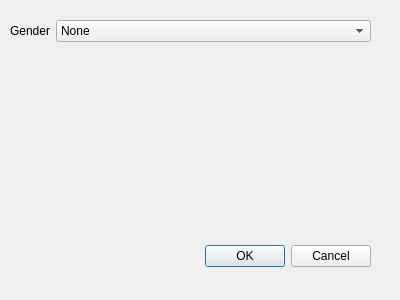
<?xml version="1.0" encoding="UTF-8"?>
<ui version="4.0">
 <class>FilterCustomerDialog</class>
 <widget class="QDialog" name="FilterCustomerDialog">
  <property name="geometry">
   <rect>
    <x>0</x>
    <y>0</y>
    <width>400</width>
    <height>300</height>
   </rect>
  </property>
  <property name="windowTitle">
   <string>Dialog</string>
  </property>
  <widget class="QDialogButtonBox" name="buttonBox">
   <property name="geometry">
    <rect>
     <x>30</x>
     <y>240</y>
     <width>341</width>
     <height>32</height>
    </rect>
   </property>
   <property name="orientation">
    <enum>Qt::Horizontal</enum>
   </property>
   <property name="standardButtons">
    <set>QDialogButtonBox::Cancel|QDialogButtonBox::Ok</set>
   </property>
  </widget>
  <widget class="QWidget" name="formLayoutWidget">
   <property name="geometry">
    <rect>
     <x>10</x>
     <y>20</y>
     <width>361</width>
     <height>221</height>
    </rect>
   </property>
   <layout class="QFormLayout" name="formLayout_3">
    <item row="0" column="0">
     <widget class="QLabel" name="genderLabel">
      <property name="text">
       <string>Gender</string>
      </property>
     </widget>
    </item>
    <item row="0" column="1">
     <widget class="QComboBox" name="gender">
      <item>
       <property name="text">
        <string>None</string>
       </property>
      </item>
      <item>
       <property name="text">
        <string>Male</string>
       </property>
      </item>
      <item>
       <property name="text">
        <string>Female</string>
       </property>
      </item>
     </widget>
    </item>
   </layout>
  </widget>
 </widget>
 <resources/>
 <connections>
  <connection>
   <sender>buttonBox</sender>
   <signal>accepted()</signal>
   <receiver>FilterCustomerDialog</receiver>
   <slot>accept()</slot>
   <hints>
    <hint type="sourcelabel">
     <x>248</x>
     <y>254</y>
    </hint>
    <hint type="destinationlabel">
     <x>157</x>
     <y>274</y>
    </hint>
   </hints>
  </connection>
  <connection>
   <sender>buttonBox</sender>
   <signal>rejected()</signal>
   <receiver>FilterCustomerDialog</receiver>
   <slot>reject()</slot>
   <hints>
    <hint type="sourcelabel">
     <x>316</x>
     <y>260</y>
    </hint>
    <hint type="destinationlabel">
     <x>286</x>
     <y>274</y>
    </hint>
   </hints>
  </connection>
 </connections>
</ui>
